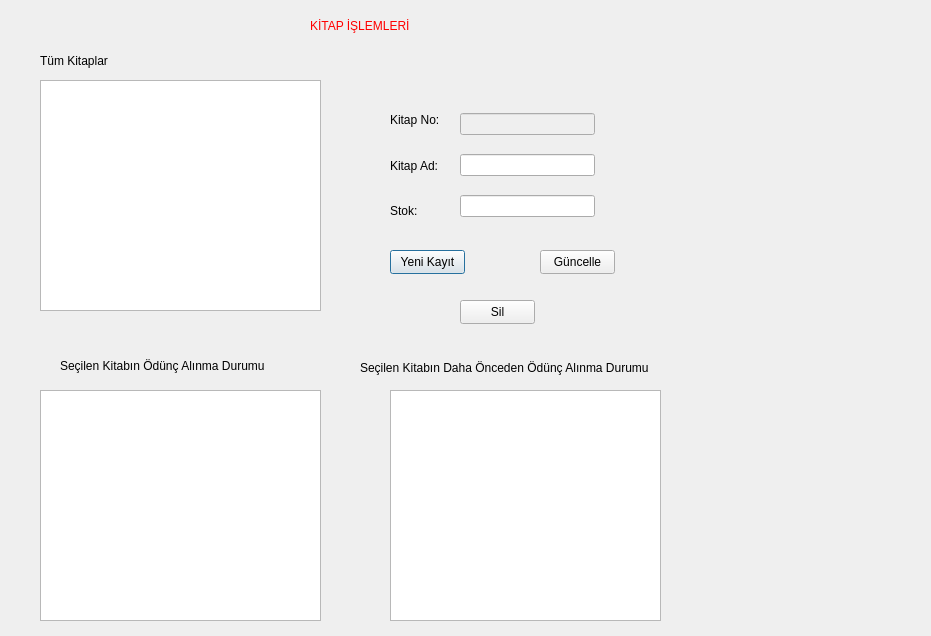
<?xml version="1.0" encoding="UTF-8"?>
<ui version="4.0">
 <class>kitapislemleri</class>
 <widget class="QDialog" name="kitapislemleri">
  <property name="geometry">
   <rect>
    <x>0</x>
    <y>0</y>
    <width>931</width>
    <height>636</height>
   </rect>
  </property>
  <property name="windowTitle">
   <string>Dialog</string>
  </property>
  <widget class="QTableView" name="tableView">
   <property name="geometry">
    <rect>
     <x>1060</x>
     <y>880</y>
     <width>256</width>
     <height>192</height>
    </rect>
   </property>
  </widget>
  <widget class="QTableView" name="tw_kitaplar">
   <property name="geometry">
    <rect>
     <x>40</x>
     <y>80</y>
     <width>281</width>
     <height>231</height>
    </rect>
   </property>
  </widget>
  <widget class="QTableView" name="tw_oduncAlinma">
   <property name="geometry">
    <rect>
     <x>40</x>
     <y>390</y>
     <width>281</width>
     <height>231</height>
    </rect>
   </property>
  </widget>
  <widget class="QTableView" name="tw_oncedenOdunc">
   <property name="geometry">
    <rect>
     <x>390</x>
     <y>390</y>
     <width>271</width>
     <height>231</height>
    </rect>
   </property>
  </widget>
  <widget class="QPushButton" name="btn_yeniKayit">
   <property name="geometry">
    <rect>
     <x>390</x>
     <y>250</y>
     <width>75</width>
     <height>24</height>
    </rect>
   </property>
   <property name="styleSheet">
    <string notr="true">font: 700 10pt &quot;Segoe UI&quot;;</string>
   </property>
   <property name="text">
    <string>Yeni Kayıt</string>
   </property>
  </widget>
  <widget class="QPushButton" name="btn_sil">
   <property name="geometry">
    <rect>
     <x>460</x>
     <y>300</y>
     <width>75</width>
     <height>24</height>
    </rect>
   </property>
   <property name="styleSheet">
    <string notr="true">font: 700 10pt &quot;Segoe UI&quot;;</string>
   </property>
   <property name="text">
    <string>Sil</string>
   </property>
  </widget>
  <widget class="QPushButton" name="btn_guncelle">
   <property name="geometry">
    <rect>
     <x>540</x>
     <y>250</y>
     <width>75</width>
     <height>24</height>
    </rect>
   </property>
   <property name="styleSheet">
    <string notr="true">font: 700 10pt &quot;Segoe UI&quot;;</string>
   </property>
   <property name="text">
    <string>Güncelle</string>
   </property>
  </widget>
  <widget class="QLabel" name="label_4">
   <property name="geometry">
    <rect>
     <x>60</x>
     <y>350</y>
     <width>251</width>
     <height>31</height>
    </rect>
   </property>
   <property name="styleSheet">
    <string notr="true">font: 700 10pt &quot;Segoe UI&quot;;</string>
   </property>
   <property name="text">
    <string>Seçilen Kitabın Ödünç Alınma Durumu</string>
   </property>
  </widget>
  <widget class="QLabel" name="label_5">
   <property name="geometry">
    <rect>
     <x>40</x>
     <y>40</y>
     <width>201</width>
     <height>41</height>
    </rect>
   </property>
   <property name="styleSheet">
    <string notr="true">font: 700 10pt &quot;Segoe UI&quot;;</string>
   </property>
   <property name="text">
    <string>Tüm Kitaplar</string>
   </property>
  </widget>
  <widget class="QLabel" name="label_6">
   <property name="geometry">
    <rect>
     <x>360</x>
     <y>360</y>
     <width>341</width>
     <height>16</height>
    </rect>
   </property>
   <property name="styleSheet">
    <string notr="true">font: 700 10pt &quot;Segoe UI&quot;;</string>
   </property>
   <property name="text">
    <string>Seçilen Kitabın Daha Önceden Ödünç Alınma Durumu</string>
   </property>
  </widget>
  <widget class="QWidget" name="layoutWidget">
   <property name="geometry">
    <rect>
     <x>460</x>
     <y>100</y>
     <width>135</width>
     <height>131</height>
    </rect>
   </property>
   <layout class="QVBoxLayout" name="verticalLayout">
    <item>
     <widget class="QLineEdit" name="le_kitapNo">
      <property name="enabled">
       <bool>false</bool>
      </property>
     </widget>
    </item>
    <item>
     <widget class="QLineEdit" name="le_kitapAd"/>
    </item>
    <item>
     <widget class="QLineEdit" name="le_stok"/>
    </item>
   </layout>
  </widget>
  <widget class="QWidget" name="layoutWidget">
   <property name="geometry">
    <rect>
     <x>390</x>
     <y>100</y>
     <width>67</width>
     <height>131</height>
    </rect>
   </property>
   <layout class="QVBoxLayout" name="verticalLayout_2">
    <item>
     <widget class="QLabel" name="label">
      <property name="styleSheet">
       <string notr="true">font: 700 10pt &quot;Segoe UI&quot;;</string>
      </property>
      <property name="text">
       <string>Kitap No:</string>
      </property>
     </widget>
    </item>
    <item>
     <widget class="QLabel" name="label_3">
      <property name="styleSheet">
       <string notr="true">font: 700 10pt &quot;Segoe UI&quot;;</string>
      </property>
      <property name="text">
       <string>Kitap Ad:</string>
      </property>
     </widget>
    </item>
    <item>
     <widget class="QLabel" name="label_2">
      <property name="styleSheet">
       <string notr="true">font: 700 10pt &quot;Segoe UI&quot;;</string>
      </property>
      <property name="text">
       <string>Stok:</string>
      </property>
     </widget>
    </item>
   </layout>
  </widget>
  <widget class="QLabel" name="label_7">
   <property name="geometry">
    <rect>
     <x>310</x>
     <y>10</y>
     <width>141</width>
     <height>31</height>
    </rect>
   </property>
   <property name="styleSheet">
    <string notr="true">font: 700 12pt &quot;Segoe UI&quot;;
color: rgb(255, 0, 0);</string>
   </property>
   <property name="text">
    <string>KİTAP İŞLEMLERİ</string>
   </property>
  </widget>
 </widget>
 <resources/>
 <connections/>
</ui>
